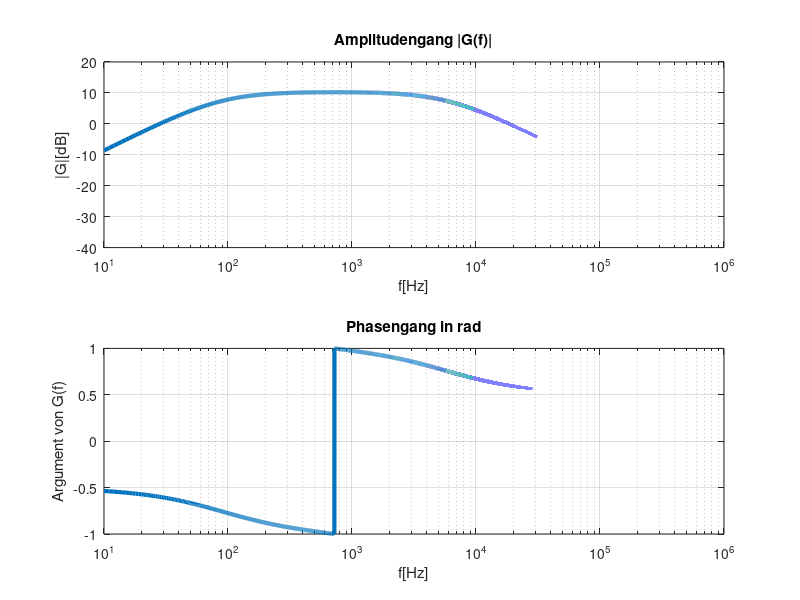

This figure's MATLAB source:
clear all; clc; format compact; format short g;
%parameter
R1=820;
R2=2700;
C1=2.2e-6;
C2=10e-9;
dt=1e-1;
f_0=10;
f_E=1e6;
N=1e6;
lw=3;
%Funktionen
g=@(f)(-R2./(1+j*2*pi*f*C2*R2)).*((j*2*pi*f*C1)./(1+j*2*pi*f*C1*R1));
% daten
f_data=linspace(f_0,f_E,N);
g_data=g(f_data);
%PLOT
figure(4);
subplot(2,1,1);
semilogx(f_data,20*log(abs(g_data))/log(10),'linewidth',lw);
xlabel('f[Hz]');ylabel('|G|[dB]');title('Amplitudengang |G(f)|');
grid on;
subplot(2,1,2);
semilogx(f_data,angle(g_data)/pi,'linewidth',lw);
xlabel('f[Hz]');
ylabel('Argument von G(f)');
title('Phasengang in rad');

grid on;